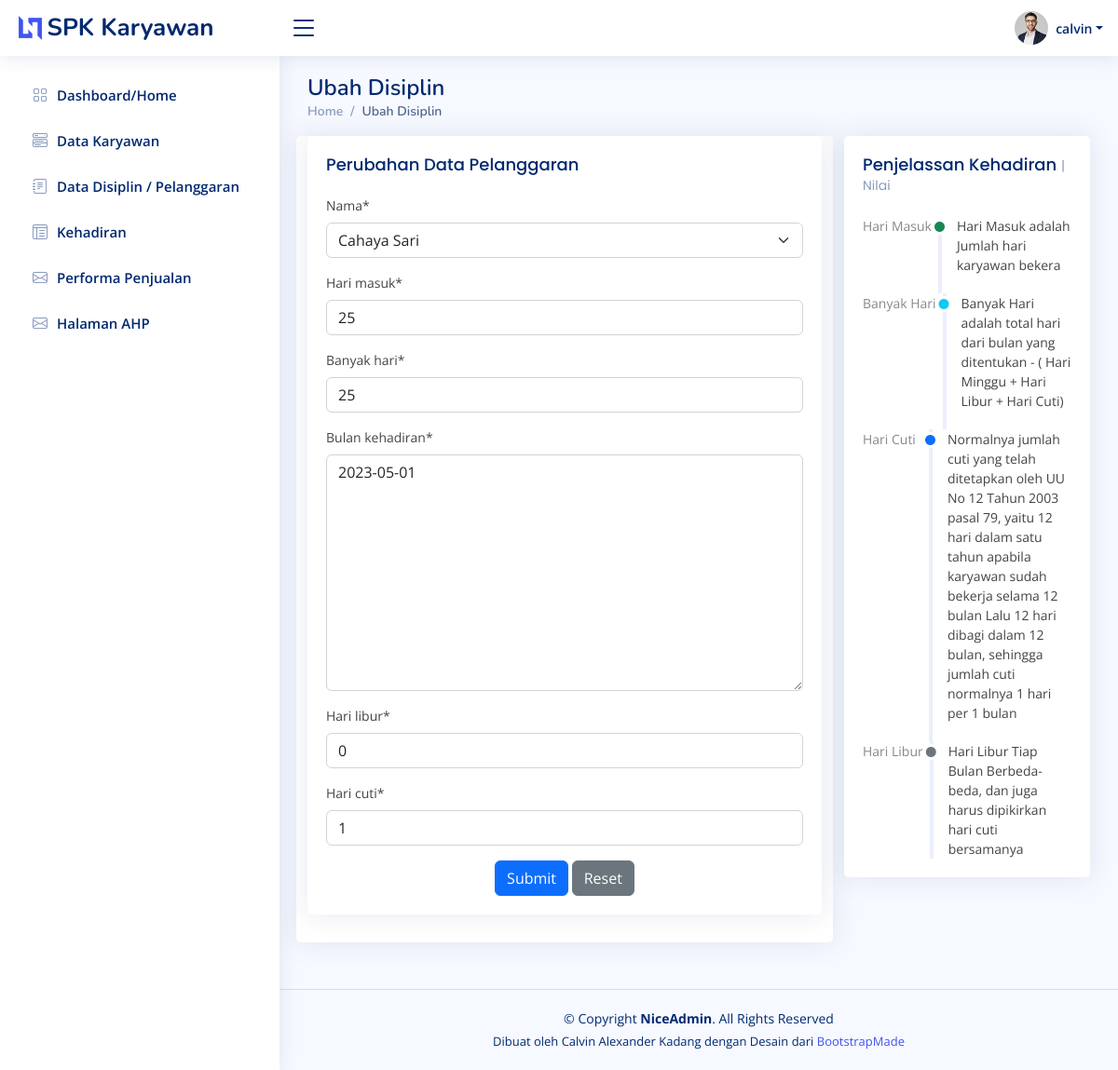
Screenshot of /ubahkehadiran/1/ (signed in) with the database file from the repository.
### base/models.py (models this page shows, shortened)
class User(AbstractUser):
    nama = models.CharField(max_length=200, null=True)
    email = models.EmailField(unique=True, null=True)
    brand = models.CharField(max_length=200, null=True)
    tgl_masuk = models.DateTimeField(null=True)
    hari_ini = models.DateTimeField(auto_now=True)
    nilai_pengetahuan_produk = models.DecimalField(null=True, blank=False, max_digits=7, decimal_places=4)
    deskripsi_pengetahuan_produk = models.CharField(max_length=200, null=True, blank=True)
    def __str__(self):
        return f'{self.nama}'

class Kehadiran(models.Model):
    nama = models.ForeignKey(User, on_delete=models.CASCADE)
    hari_masuk = models.IntegerField(null=True, blank=False)
    banyak_hari = models.IntegerField(null=True, blank=False)
    bulan_kehadiran = MonthField("Month Value", help_text="some help...", default='2023-05')
    hari_libur = models.IntegerField(null=True, blank=False)
    hari_cuti = models.IntegerField(null=True, blank=False)

### base/views.py (the view, shortened to what this page needs)
# urls.py: path('ubahkehadiran/<str:pk>/', views.ubahkehadiran, name='ubahkehadiran'),
@login_required(login_url='login')
def ubahkehadiran(request, pk):
    page = 'ubahkehadiran'
    kehadiran = Kehadiran.objects.get(id=pk)
    form = KehadiranChange(instance=kehadiran)
    context = {
		'form': form,
        'page': page
	}
    return render(request, 'base/ubahkehadiran.html', context)

### base/forms.py
class KehadiranChange(ModelForm):
    class Meta:
        model = Kehadiran
        fields = '__all__'

### base/templates/base/ubahkehadiran.html (shortened to what this page needs)
{% extends 'main.html' %}
{% load static %}
{% load crispy_forms_tags %}
{% block content %}
<main id="main" class="main">
    <div class="pagetitle">
        <h1>Ubah Disiplin</h1>
        <nav>
            <ol class="breadcrumb">
                <li class="breadcrumb-item"><a href="{% url 'home' %}">Home</a></li>
                <li class="breadcrumb-item active">Ubah Disiplin</li>
            </ol>
        </nav>
    </div>
    <section class="section dashboard">
        <div class="row">
            <div class="col-lg-8">
                <div class="row">
                    <div class="card recent-sales overflow-auto">
                        <div class="card">
                            <div class="card-body">
                                <h5 class="card-title">Perubahan Data Pelanggaran</h5>
                                <form method="POST" action="">
                                    {{ form|crispy }}
                                    <div class="text-center">
                                        <button type="submit" class="btn btn-primary">Submit</button>
                                        <button type="reset" class="btn btn-secondary">Reset</button>
                                    </div>
                                </form>
                            </div>
                        </div>
                    </div>
                </div>
            </div>
            <div class="col-lg-4">
                <div class="card">
                    <div class="card-body">
                        <h5 class="card-title">Penjelassan Kehadiran <span>| Nilai</span></h5>
                        <div class="activity">
                            <div class="activity-item d-flex">
                                <div class="activite-label">Hari Masuk</div>
                                <i class='bi bi-circle-fill activity-badge text-success align-self-start'></i>
                                <div class="activity-content">
                                    Hari Masuk adalah Jumlah hari karyawan bekera
                                </div>
                            </div>
                            <div class="activity-item d-flex">
                                <div class="activite-label">Banyak Hari</div>
                                <i class='bi bi-circle-fill activity-badge text-info align-self-start'></i>
                                <div class="activity-content">
                                    Banyak Hari adalah total hari dari bulan yang ditentukan - ( Hari Minggu + Hari Libur + Hari Cuti)
                                </div>
                            </div>
                            <div class="activity-item d-flex">
                                <div class="activite-label">Hari Cuti</div>
                                <i class='bi bi-circle-fill activity-badge text-primary align-self-start'></i>
                                <div class="activity-content">
                                    Normalnya jumlah cuti yang telah ditetapkan oleh UU No 12 Tahun 2003 pasal 79, yaitu 12 hari dalam
                                    satu tahun apabila karyawan
                                    sudah bekerja selama 12 bulan
                                    Lalu 12 hari dibagi dalam 12 bulan, sehingga jumlah cuti normalnya 1 hari per 1 bulan
                                </div>
                            </div>
                            <div class="activity-item d-flex">
                                <div class="activite-label">Hari Libur</div>
                                <i class='bi bi-circle-fill activity-badge text-muted align-self-start'></i>
                                <div class="activity-content">
                                    Hari Libur Tiap Bulan Berbeda-beda, dan juga harus dipikirkan hari cuti bersamanya
                                </div>
                            </div>
                        </div>
                    </div>
                </div>
            </div>
        </div>
    </section>
</main>
{% endblock content %}

### templates/navbar.html (shortened to what this page needs)
{% load static %}
<header id="header" class="header fixed-top d-flex align-items-center">
    <div class="d-flex align-items-center justify-content-between">
        {% if request.user.is_staff %}
            <a href="{% url 'home' %}" class="logo d-flex align-items-center">
                <img src="{% static 'assets/img/logo.png'%}" alt="">
                <span class="d-none d-lg-block">SPK Karyawan</span>
            </a>
            <i class="bi bi-list toggle-sidebar-btn"></i>
        {% else %}
                <a href="{% url 'home1' %}" class="logo d-flex align-items-center">
                    <img src="{% static 'assets/img/logo.png'%}" alt="">
                    <span class="d-none d-lg-block">SPK Karyawan</span>
                </a>
                <i class="bi bi-list toggle-sidebar-btn"></i>
        {% endif %}
    </div>
    <nav class="header-nav ms-auto">
        <ul class="d-flex align-items-center">
            <li class="nav-item dropdown pe-3">
                <a class="nav-link nav-profile d-flex align-items-center pe-0" href="#" data-bs-toggle="dropdown">
                    <img src="{% static 'assets/img/profile-img.jpg'%}" alt="Profile" class="rounded-circle">
                    <span class="d-none d-md-block dropdown-toggle ps-2">{{ request.user.username }}</span>
                </a>
            </li>
        </ul>
    </nav>
</header>
<aside id="sidebar" class="sidebar">
    <ul class="sidebar-nav" id="sidebar-nav">
        {% if request.user.is_staff %}
            {% if page == 'home' %}
                <li class="nav-item">
                    <a class="nav-link " href="{% url 'home' %}">
                        <i class="bi bi-grid"></i>
                        <span>Dashboard/Home</span>
                    </a>
                </li>
            {% else %}
                <li class="nav-item">
                    <a class="nav-link collapsed" href="{% url 'home' %}">
                        <i class="bi bi-grid"></i>
                        <span>Dashboard/Home</span>
                    </a>
                </li>
            {% endif %}
        {% endif %}
        {% if request.user.is_staff %}
            {% if page == 'karyawan' %}
                <li class="nav-item">
                    <a class="nav-link " href="{% url 'data_karyawan' %}">
                        <i class="bi bi-menu-button-wide"></i>
                        <span>Data Karyawan</span>
                    </a>
                </li>
            {% else %}
                <li class="nav-item">
                    <a class="nav-link collapsed" href="{% url 'data_karyawan' %}">
                        <i class="bi bi-menu-button-wide"></i>
                        <span>Data Karyawan</span>
                    </a>
                </li>
            {% endif %}
            {% if page == 'disiplin' %}
                <li class="nav-item">
                    <a class="nav-link " href="{% url 'disiplin' %}">
                        <i class="bi bi-journal-text"></i>
                        <span>Data Disiplin / Pelanggaran</span>
                    </a>
                </li>
            {% else %}
                <li class="nav-item">
                    <a class="nav-link collapsed" href="{% url 'disiplin' %}">
                        <i class="bi bi-journal-text"></i>
                        <span>Data Disiplin / Pelanggaran</span>
                    </a>
                </li>
            {% endif %}
            {% if page == 'kehadiran' %}
                <li class="nav-item">
                    <a class="nav-link " href="{% url 'kehadiran' %}">
                        <i class="bi bi-layout-text-window-reverse"></i>
                        <span>Kehadiran</span>
                    </a>
                </li>
            {% else %}
                <li class="nav-item">
                    <a class="nav-link collapsed" href="{% url 'kehadiran' %}">
                        <i class="bi bi-layout-text-window-reverse"></i>
                        <span>Kehadiran</span>
                    </a>
                </li>
            {% endif %}
            {% if page == 'performa_penjualan' %}
                <li class="nav-item">
                    <a class="nav-link " href="{% url 'performapenjualan' %}">
                        <i class="bi bi-envelope"></i>
                        <span>Performa Penjualan</span>
                    </a>
                </li>
            {% else %}
                <li class="nav-item">
                    <a class="nav-link collapsed" href="{% url 'performapenjualan' %}">
                        <i class="bi bi-envelope"></i>
                        <span>Performa Penjualan</span>
                    </a>
                </li>
            {% endif %}
            {% if page == 'ahp' %}
            <li class="nav-item">
                <a class="nav-link " href="{% url 'nilai_ahp' %}">
                    <i class="bi bi-envelope"></i>
                    <span>Halaman AHP</span>
                </a>
            </li>
            {% else %}
            <li class="nav-item">
                <a class="nav-link collapsed" href="{% url 'nilai_ahp' %}">
                    <i class="bi bi-envelope"></i>
                    <span>Halaman AHP</span>
                </a>
            </li>
            {% endif %}
        {% endif %}
    </ul>
</aside>

### static/assets/css/style.css (style rules this page uses)
:root { scroll-behavior: smooth; }
body { font-family: "Open Sans", sans-serif; background: #f6f9ff; color: #444444; }
a { color: #4154f1; text-decoration: none; }
h1, h2, h3, h4, h5, h6 { font-family: "Nunito", sans-serif; }
#main { margin-top: 60px; padding: 20px 30px; transition: all 0.3s; }
.pagetitle { margin-bottom: 10px; }
.pagetitle h1 { font-size: 24px; margin-bottom: 0; font-weight: 600; color: #012970; }
.card { margin-bottom: 30px; border: none; border-radius: 5px; box-shadow: 0px 0 30px rgba(1, 41, 112, 0.1); }
.card-title { padding: 20px 0 15px 0; font-size: 18px; font-weight: 500; color: #012970; font-family: "Poppins", sans-serif; }
.card-title span { color: #899bbd; font-size: 14px; font-weight: 400; }
.card-body { padding: 0 20px 20px 20px; }
.breadcrumb { font-size: 14px; font-family: "Nunito", sans-serif; color: #899bbd; font-weight: 600; }
.breadcrumb a { color: #899bbd; transition: 0.3s; }
.breadcrumb .breadcrumb-item::before { color: #899bbd; }
.breadcrumb .active { color: #51678f; font-weight: 600; }
.logo { line-height: 1; }
@media (min-width: 1200px) { .logo { width: 280px; } }
.logo img { max-height: 26px; margin-right: 6px; }
.logo span { font-size: 26px; font-weight: 700; color: #012970; font-family: "Nunito", sans-serif; }
.header { transition: all 0.5s; z-index: 997; height: 60px; box-shadow: 0px 2px 20px rgba(1, 41, 112, 0.1); background-color: #fff; padding-left: 20px; }
.header .toggle-sidebar-btn { font-size: 32px; padding-left: 10px; cursor: pointer; color: #012970; }
.header-nav ul { list-style: none; }
.header-nav>ul { margin: 0; padding: 0; }
.header-nav .nav-profile { color: #012970; }
.header-nav .nav-profile img { max-height: 36px; }
.header-nav .nav-profile span { font-size: 14px; font-weight: 600; }
.sidebar { position: fixed; top: 60px; left: 0; bottom: 0; width: 300px; z-index: 996; transition: all 0.3s; padding: 20px; overflow-y: auto; scrollbar-width: thin; scrollbar-color: #aab7cf transparent; box-shadow: 0px 0px 20px rgba(1, 41, 112, 0.1); background-color: #fff; }
@media (min-width: 1200px) { #main, #footer { margin-left: 300px; } }
.sidebar-nav { padding: 0; margin: 0; list-style: none; }
.sidebar-nav li { padding: 0; margin: 0; list-style: none; }
.sidebar-nav .nav-item { margin-bottom: 5px; }
.sidebar-nav .nav-link { display: flex; align-items: center; font-size: 15px; font-weight: 600; color: #4154f1; transition: 0.3; background: #f6f9ff; padding: 10px 15px; border-radius: 4px; }
.sidebar-nav .nav-link i { font-size: 16px; margin-right: 10px; color: #4154f1; }
.sidebar-nav .nav-link.collapsed { color: #012970; background: #fff; }
.sidebar-nav .nav-link.collapsed i { color: #899bbd; }
.dashboard .activity { font-size: 14px; }
.dashboard .activity .activity-item .activite-label { color: #888; position: relative; flex-shrink: 0; flex-grow: 0; min-width: 64px; }
.dashboard .activity .activity-item .activite-label::before { content: ""; position: absolute; right: -11px; width: 4px; top: 0; bottom: 0; background-color: #eceefe; }
.dashboard .activity .activity-item .activity-badge { margin-top: 3px; z-index: 1; font-size: 11px; line-height: 0; border-radius: 50%; flex-shrink: 0; border: 3px solid #fff; flex-grow: 0; }
.dashboard .activity .activity-item .activity-content { padding-left: 10px; padding-bottom: 20px; }
.dashboard .activity .activity-item:first-child .activite-label::before { top: 5px; }
.dashboard .activity .activity-item:last-child .activity-content { padding-bottom: 0; }
.dashboard .recent-sales { font-size: 14px; }

### rows the page displays
User: user.username "calvin", nama "Cahaya Sari"
Kehadiran: hari_masuk "25", banyak_hari "25", bulan_kehadiran "2023-05-01", hari_libur "0", hari_cuti "1"
